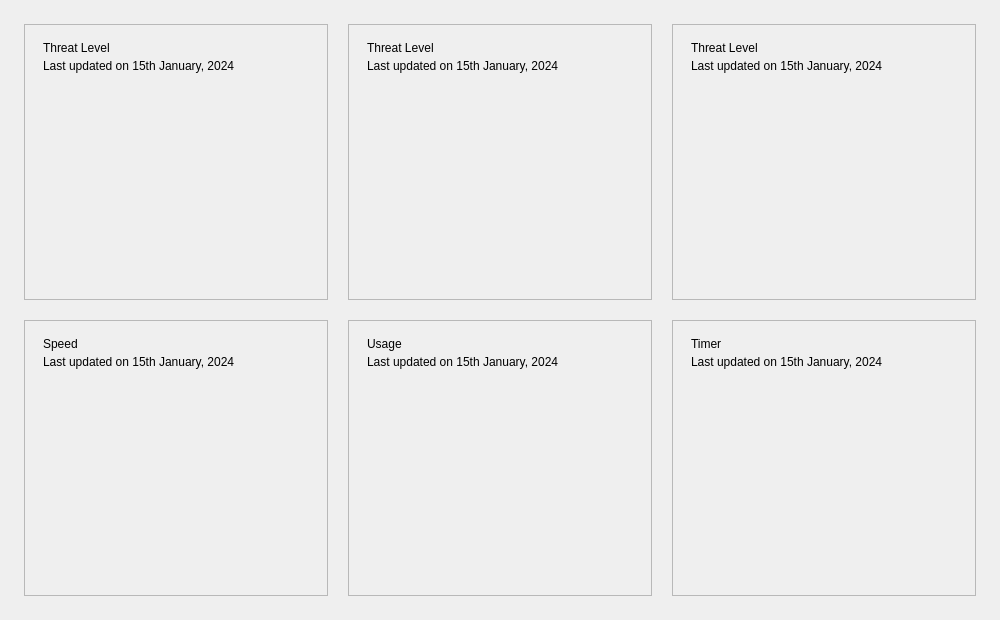
<?xml version='1.0' encoding='utf-8'?>
<ui version="4.0">
 <class>MainWindow</class>
 <widget class="QMainWindow" name="MainWindow">
  <property name="geometry">
   <rect>
    <x>0</x>
    <y>0</y>
    <width>1000</width>
    <height>620</height>
   </rect>
  </property>
  <property name="windowTitle">
   <string>QCustomRadialGauge — Demo</string>
  </property>
  <widget class="QWidget" name="centralwidget">
   <layout class="QGridLayout" name="mainGrid">
    <property name="leftMargin">
     <number>24</number>
    </property>
    <property name="topMargin">
     <number>24</number>
    </property>
    <property name="rightMargin">
     <number>24</number>
    </property>
    <property name="bottomMargin">
     <number>24</number>
    </property>
    <property name="horizontalSpacing">
     <number>20</number>
    </property>
    <property name="verticalSpacing">
     <number>20</number>
    </property>
    <item row="0" column="0">
     <widget class="QFrame" name="threatCard1">
      <property name="frameShape">
       <enum>QFrame::StyledPanel</enum>
      </property>
      <layout class="QVBoxLayout" name="threatCard1Layout" stretch="0,0,1">
       <property name="leftMargin">
        <number>18</number>
       </property>
       <property name="topMargin">
        <number>16</number>
       </property>
       <property name="rightMargin">
        <number>18</number>
       </property>
       <property name="bottomMargin">
        <number>16</number>
       </property>
       <property name="spacing">
        <number>4</number>
       </property>
       <item>
        <widget class="QLabel" name="threatCard1Title">
         <property name="text">
          <string>Threat Level</string>
         </property>
        </widget>
       </item>
       <item>
        <widget class="QLabel" name="threatCard1Sub">
         <property name="text">
          <string>Last updated on 15th January, 2024</string>
         </property>
        </widget>
       </item>
       <item>
        <widget class="QCustomRadialGauge" name="threatGauge1" native="true">
         <property name="sizePolicy">
          <sizepolicy hsizetype="Expanding" vsizetype="Expanding">
           <horstretch>0</horstretch>
           <verstretch>1</verstretch>
          </sizepolicy>
         </property>
         <property name="value" stdset="0">
          <double>0.0</double>
         </property>
         <property name="centerSuffix" stdset="0">
          <string>%</string>
         </property>
         <property name="statusText" stdset="0">
          <string>Very Low</string>
         </property>
         <property name="animated" stdset="0">
          <bool>true</bool>
         </property>
         <property name="animationDuration" stdset="0">
          <number>900</number>
         </property>
         <property name="glow" stdset="0">
          <bool>true</bool>
         </property>
        </widget>
       </item>
      </layout>
     </widget>
    </item>
    <item row="0" column="1">
     <widget class="QFrame" name="threatCard2">
      <property name="frameShape">
       <enum>QFrame::StyledPanel</enum>
      </property>
      <layout class="QVBoxLayout" name="threatCard2Layout" stretch="0,0,1">
       <property name="leftMargin">
        <number>18</number>
       </property>
       <property name="topMargin">
        <number>16</number>
       </property>
       <property name="rightMargin">
        <number>18</number>
       </property>
       <property name="bottomMargin">
        <number>16</number>
       </property>
       <property name="spacing">
        <number>4</number>
       </property>
       <item>
        <widget class="QLabel" name="threatCard2Title">
         <property name="text">
          <string>Threat Level</string>
         </property>
        </widget>
       </item>
       <item>
        <widget class="QLabel" name="threatCard2Sub">
         <property name="text">
          <string>Last updated on 15th January, 2024</string>
         </property>
        </widget>
       </item>
       <item>
        <widget class="QCustomRadialGauge" name="threatGauge2" native="true">
         <property name="sizePolicy">
          <sizepolicy hsizetype="Expanding" vsizetype="Expanding">
           <horstretch>0</horstretch>
           <verstretch>1</verstretch>
          </sizepolicy>
         </property>
         <property name="value" stdset="0">
          <double>0.0</double>
         </property>
         <property name="centerSuffix" stdset="0">
          <string>%</string>
         </property>
         <property name="statusText" stdset="0">
          <string>Medium</string>
         </property>
         <property name="animated" stdset="0">
          <bool>true</bool>
         </property>
         <property name="animationDuration" stdset="0">
          <number>900</number>
         </property>
         <property name="glow" stdset="0">
          <bool>true</bool>
         </property>
        </widget>
       </item>
      </layout>
     </widget>
    </item>
    <item row="0" column="2">
     <widget class="QFrame" name="threatCard3">
      <property name="frameShape">
       <enum>QFrame::StyledPanel</enum>
      </property>
      <layout class="QVBoxLayout" name="threatCard3Layout" stretch="0,0,1">
       <property name="leftMargin">
        <number>18</number>
       </property>
       <property name="topMargin">
        <number>16</number>
       </property>
       <property name="rightMargin">
        <number>18</number>
       </property>
       <property name="bottomMargin">
        <number>16</number>
       </property>
       <property name="spacing">
        <number>4</number>
       </property>
       <item>
        <widget class="QLabel" name="threatCard3Title">
         <property name="text">
          <string>Threat Level</string>
         </property>
        </widget>
       </item>
       <item>
        <widget class="QLabel" name="threatCard3Sub">
         <property name="text">
          <string>Last updated on 15th January, 2024</string>
         </property>
        </widget>
       </item>
       <item>
        <widget class="QCustomRadialGauge" name="threatGauge3" native="true">
         <property name="sizePolicy">
          <sizepolicy hsizetype="Expanding" vsizetype="Expanding">
           <horstretch>0</horstretch>
           <verstretch>1</verstretch>
          </sizepolicy>
         </property>
         <property name="value" stdset="0">
          <double>0.0</double>
         </property>
         <property name="centerSuffix" stdset="0">
          <string>%</string>
         </property>
         <property name="statusText" stdset="0">
          <string>High</string>
         </property>
         <property name="animated" stdset="0">
          <bool>true</bool>
         </property>
         <property name="animationDuration" stdset="0">
          <number>900</number>
         </property>
         <property name="glow" stdset="0">
          <bool>true</bool>
         </property>
        </widget>
       </item>
      </layout>
     </widget>
    </item>
    <item row="1" column="0">
     <widget class="QFrame" name="speedCard">
      <property name="frameShape">
       <enum>QFrame::StyledPanel</enum>
      </property>
      <layout class="QVBoxLayout" name="speedCardLayout" stretch="0,0,1">
       <property name="leftMargin">
        <number>18</number>
       </property>
       <property name="topMargin">
        <number>16</number>
       </property>
       <property name="rightMargin">
        <number>18</number>
       </property>
       <property name="bottomMargin">
        <number>16</number>
       </property>
       <property name="spacing">
        <number>4</number>
       </property>
       <item>
        <widget class="QLabel" name="speedCardTitle">
         <property name="text">
          <string>Speed</string>
         </property>
        </widget>
       </item>
       <item>
        <widget class="QLabel" name="speedCardSub">
         <property name="text">
          <string>Last updated on 15th January, 2024</string>
         </property>
        </widget>
       </item>
       <item>
        <widget class="QCustomRadialGauge" name="speedGauge" native="true">
         <property name="sizePolicy">
          <sizepolicy hsizetype="Expanding" vsizetype="Expanding">
           <horstretch>0</horstretch>
           <verstretch>1</verstretch>
          </sizepolicy>
         </property>
         <property name="value" stdset="0">
          <double>0.0</double>
         </property>
         <property name="minimum" stdset="0">
          <double>0.0</double>
         </property>
         <property name="maximum" stdset="0">
          <double>150.0</double>
         </property>
         <property name="startAngle" stdset="0">
          <double>210.0</double>
         </property>
         <property name="spanAngle" stdset="0">
          <double>-240.0</double>
         </property>
         <property name="arcWidth" stdset="0">
          <number>18</number>
         </property>
         <property name="centerSuffix" stdset="0">
          <string>mph</string>
         </property>
         <property name="scaleLabelEvery" stdset="0">
          <double>30.0</double>
         </property>
         <property name="glow" stdset="0">
          <bool>true</bool>
         </property>
         <property name="animated" stdset="0">
          <bool>true</bool>
         </property>
         <property name="animationDuration" stdset="0">
          <number>1100</number>
         </property>
        </widget>
       </item>
      </layout>
     </widget>
    </item>
    <item row="1" column="1">
     <widget class="QFrame" name="usageCard">
      <property name="frameShape">
       <enum>QFrame::StyledPanel</enum>
      </property>
      <layout class="QVBoxLayout" name="usageCardLayout" stretch="0,0,1">
       <property name="leftMargin">
        <number>18</number>
       </property>
       <property name="topMargin">
        <number>16</number>
       </property>
       <property name="rightMargin">
        <number>18</number>
       </property>
       <property name="bottomMargin">
        <number>16</number>
       </property>
       <property name="spacing">
        <number>4</number>
       </property>
       <item>
        <widget class="QLabel" name="usageCardTitle">
         <property name="text">
          <string>Usage</string>
         </property>
        </widget>
       </item>
       <item>
        <widget class="QLabel" name="usageCardSub">
         <property name="text">
          <string>Last updated on 15th January, 2024</string>
         </property>
        </widget>
       </item>
       <item>
        <widget class="QCustomRadialGauge" name="usageGauge" native="true">
         <property name="sizePolicy">
          <sizepolicy hsizetype="Expanding" vsizetype="Expanding">
           <horstretch>0</horstretch>
           <verstretch>1</verstretch>
          </sizepolicy>
         </property>
         <property name="value" stdset="0">
          <double>0.0</double>
         </property>
         <property name="minimum" stdset="0">
          <double>0.0</double>
         </property>
         <property name="maximum" stdset="0">
          <double>100.0</double>
         </property>
         <property name="startAngle" stdset="0">
          <double>90.0</double>
         </property>
         <property name="spanAngle" stdset="0">
          <double>-360.0</double>
         </property>
         <property name="centerSuffix" stdset="0">
          <string>%</string>
         </property>
         <property name="showNeedle" stdset="0">
          <bool>false</bool>
         </property>
         <property name="scaleLabelEvery" stdset="0">
          <double>25.0</double>
         </property>
         <property name="glow" stdset="0">
          <bool>true</bool>
         </property>
         <property name="animated" stdset="0">
          <bool>true</bool>
         </property>
         <property name="animationDuration" stdset="0">
          <number>1100</number>
         </property>
        </widget>
       </item>
      </layout>
     </widget>
    </item>
    <item row="1" column="2">
     <widget class="QFrame" name="timerCard">
      <property name="frameShape">
       <enum>QFrame::StyledPanel</enum>
      </property>
      <layout class="QVBoxLayout" name="timerCardLayout" stretch="0,0,1">
       <property name="leftMargin">
        <number>18</number>
       </property>
       <property name="topMargin">
        <number>16</number>
       </property>
       <property name="rightMargin">
        <number>18</number>
       </property>
       <property name="bottomMargin">
        <number>16</number>
       </property>
       <property name="spacing">
        <number>4</number>
       </property>
       <item>
        <widget class="QLabel" name="timerCardTitle">
         <property name="text">
          <string>Timer</string>
         </property>
        </widget>
       </item>
       <item>
        <widget class="QLabel" name="timerCardSub">
         <property name="text">
          <string>Last updated on 15th January, 2024</string>
         </property>
        </widget>
       </item>
       <item>
        <widget class="QCustomRadialGauge" name="timerGauge" native="true">
         <property name="sizePolicy">
          <sizepolicy hsizetype="Expanding" vsizetype="Expanding">
           <horstretch>0</horstretch>
           <verstretch>1</verstretch>
          </sizepolicy>
         </property>
         <property name="value" stdset="0">
          <double>17.0</double>
         </property>
         <property name="minimum" stdset="0">
          <double>0.0</double>
         </property>
         <property name="maximum" stdset="0">
          <double>20.0</double>
         </property>
         <property name="gaugeStyle" stdset="0">
          <string>tick</string>
         </property>
         <property name="startAngle" stdset="0">
          <double>90.0</double>
         </property>
         <property name="spanAngle" stdset="0">
          <double>-360.0</double>
         </property>
         <property name="tickCount" stdset="0">
          <number>60</number>
         </property>
         <property name="centerText" stdset="0">
          <string>17</string>
         </property>
         <property name="centerSuffix" stdset="0">
          <string>Sec</string>
         </property>
         <property name="showGuide" stdset="0">
          <bool>true</bool>
         </property>
         <property name="scaleLabelEvery" stdset="0">
          <double>5.0</double>
         </property>
         <property name="activeTickExtend" stdset="0">
          <string>outward</string>
         </property>
         <property name="glow" stdset="0">
          <bool>true</bool>
         </property>
        </widget>
       </item>
      </layout>
     </widget>
    </item>
   </layout>
  </widget>
 </widget>
 <customwidgets>
  <customwidget>
   <class>QCustomRadialGauge</class>
   <extends>QWidget</extends>
   <header>Custom_Widgets.QCustomRadialGauge</header>
   <container>0</container>
  </customwidget>
 <customwidget><class>QPushButton</class><extends>QPushButton</extends><header location="global">Custom_Widgets.Theme.h</header><container>1</container></customwidget><customwidget><class>QLabel</class><extends>QLabel</extends><header location="global">Custom_Widgets.Theme.h</header><container>1</container></customwidget></customwidgets>
 <connections />
</ui>
